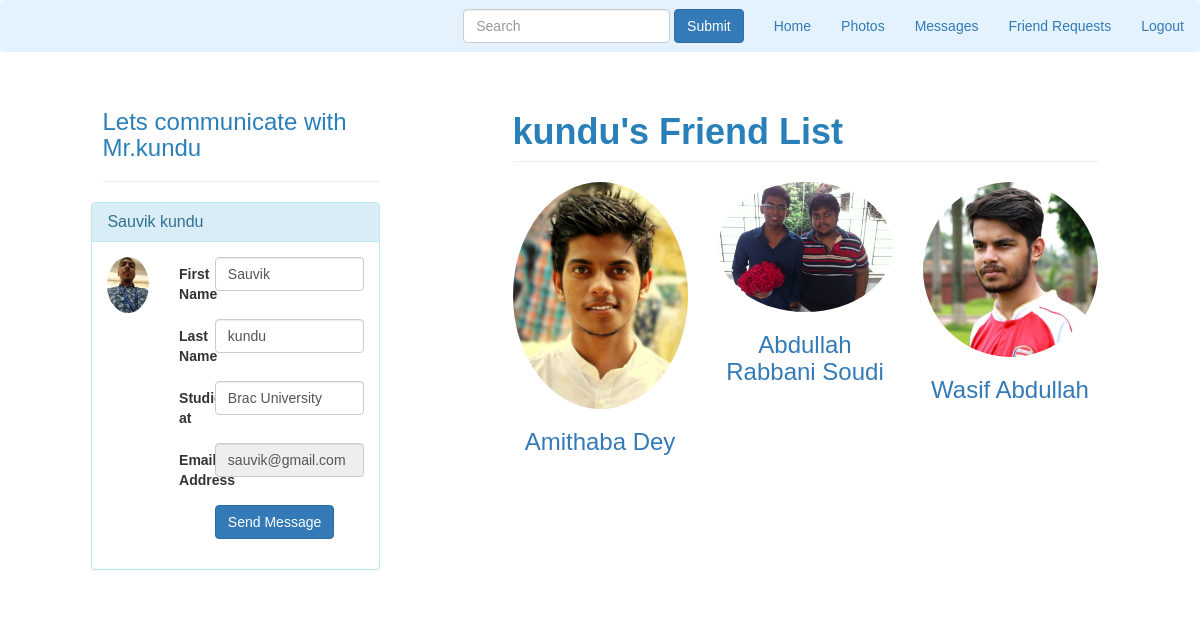
Screenshot of /user.php?search=sauvik@gmail.com (signed in) with the database file from the repository.
### tables this page shows
CREATE TABLE IF NOT EXISTS `user` (
  `id` int(11) NOT NULL,
  `fname` varchar(255) NOT NULL,
  `lname` varchar(255) NOT NULL,
  `works` varchar(255) NOT NULL,
  `studies` varchar(255) NOT NULL,
  `live` varchar(255) NOT NULL,
  `mobile` varchar(255) NOT NULL,
  `email` varchar(255) NOT NULL,
  `password` varchar(255) NOT NULL,
  `birthday` varchar(255) NOT NULL,
  `gender` varchar(255) NOT NULL,
  `about` varchar(999) NOT NULL,
  `ppname` varchar(255) NOT NULL
);

### user.php (the view, shortened to what this page needs)
<?php
   $userEmail=$_GET["search"];
   require_once 'database.php';
   $saveName="";
   $user_fName=$user_lName=$user_work=$user_study=$user_live=$user_phone=$user_birth=$user_gender=$user_about=$user_ppName=$user_gender_def="";
   if(isset($_SESSION["name"])){
      $get_User_info_querry="SELECT * FROM user WHERE email='$userEmail'";
      $result = $conn->query($get_User_info_querry);
      $row = $result->fetch_assoc();
      if(!empty($row)){
        $user_fName=$row['fname'];
        $user_lName=$row['lname'];
        $saveName=$user_lName."'s";
        $user_study=$row['studies'];
        $user_gender=$row['gender'];
        $user_ppName=$row['ppname'];
        if($user_gender=="Male"){
         $user_gender_def="Mr.";
        }
        else{
         $user_gender_def="Miss. ";
        }
      }
      else{
      }
   }
   else{
   }
   ?>
<!DOCTYPE html>
<html lang="en">
   <head>
      <link rel="stylesheet" href="css/font-awesome.min.css">
      <link rel="stylesheet" href="css/bootstrap.min.css">
      <link rel="stylesheet" href="css/style.css">
      <link rel="stylesheet" href="css/responsive.css">
      <link rel="stylesheet" href="css/profile.css">
      <link href="css/round-about.css" rel="stylesheet">
   </head>
   <body>
      <?php include "menu.php" ?>
      <div class="row">
         <div class="col-md-1"></div>
         <div class="col-md-3">
            <h3 style= "padding-top: 6%; color: #2980B9"><?php echo "Lets communicate with ".$user_gender_def.$user_lName; ?></h3>
            <hr>
            <div class="panel panel-info" style="margin-left: -4%">
               <div class="panel-heading">
                  <h3 class="panel-title"><?php echo $user_fName." ".$user_lName; ?></h3>
               </div>
               <div class="panel-body">
                  <div class="row">
                     <div class="col-md-3 col-lg-3 " align="center">
                        <img alt="User Pic" src="<?php echo 'upload/'.$user_ppName; ?>" class="img-circle img-responsive">
                     </div>
                     <div class=" col-md-9 col-lg-9 ">
                        <form class="form-horizontal" method="POST" action="user.php" enctype="multipart/form-data">
                           <div class="form-group">
                              <label for="inputName" class="col-sm-2 control-label">First Name</label>
                              <div class="col-sm-10">
                                 <input type="Name" class="form-control" id="inputName"  placeholder="Name"
                                    value='<?php echo $user_fName; ?>' name="user_fname">
                              </div>
                           </div>
                           <div class="form-group">
                              <label for="inputName" class="col-sm-2 control-label">Last Name</label>
                              <div class="col-sm-10">
                                 <input type="Name" class="form-control" id="inputName"  placeholder="Name"
                                    value='<?php echo $user_lName; ?>' name="user_lname">
                              </div>
                           </div>
                           <div class="form-group">
                              <label for="inputName" class="col-sm-2 control-label">Studies at</label>
                              <div class="col-sm-10">
                                 <input type="Name" class="form-control" id="inputName"  placeholder="Name"
                                    value='<?php echo $user_study; ?>' name="user_study">
                              </div>
                           </div>
                           <div class="form-group">
                              <label for="inputName" class="col-sm-2 control-label">Email Address</label>
                              <div class="col-sm-10">
                                 <input type="Name" class="form-control" id="inputName" name="getMailToReload" required placeholder="Name"
                                    value=<?php echo  $userEmail; ?> readonly>
                              </div>
                           </div>
                           <div class="form-group">
                              <div class="col-sm-offset-2 col-sm-10">
                                 <?php
                                  $f_source=$_SESSION["name"];
                                  $f_destination=$userEmail;
                                  $queryFriendRequest="SELECT * FROM friend WHERE f_source='$f_source'
                                   AND f_destination='$f_destination'";
                                   $result = $conn->query($queryFriendRequest);
                                   $row = $result->fetch_assoc();
                                   $queryFriendRequest2="SELECT * FROM friend WHERE f_source='$f_destination'
                                   AND f_destination='$f_source'";
                                   $result2 = $conn->query($queryFriendRequest2);
                                   $row2= $result2->fetch_assoc();
                                   if(!empty($row) || !empty($row2)){
                                      $f_result=$row["status"]."";
                                      $f_result2=$row2["status"]."";
                                      if($f_result=="request"){
                                        include "cancelFriendRequestButton.php";
                                     }
                                     elseif ($f_result2=="") {
                                     }
                                    elseif($f_result=="friend"){
                                       echo '<button type="button" class="btn btn-primary">Send Message</button>';
                                     }
                                     elseif ($f_result2=="") {
                                     }
                                   }
                                   else{
                                    include "friendRequestButton.php";
                                   }
                                  ?>
                              </div>
                           </div>
                        </form>
                     </div>
                  </div>
               </div>
            </div>
         </div>
         <div class="col-md-1">
         </div>
         <div class="col-md-6">
            <div class="row">
               <div class="col-lg-12">
                  <h2 class="page-header" style="color: #2980B9"><?php echo $saveName." Friend List"; ?></h2>
               </div>
               <?php
                  $queryGetFriend="SELECT * FROM friend where f_source='$userEmail'";
                  $result = $conn->query($queryGetFriend);
                  while($row = $result->fetch_assoc()) {
                     $f_destination=$row["f_destination"];
                     $queryRequestInfo="SELECT * FROM user WHERE
                      email='$f_destination'";
                     $result2 = $conn->query($queryRequestInfo);
                     while($row2 = $result2->fetch_assoc()){
                         $name=$row2["fname"]." ".$row2["lname"];
                         $ppname=$row2["ppname"];
                ?>
               <div class="col-lg-4 col-sm-6 text-center">
                  <img class="img-circle img-responsive img-center" src=<?php echo "upload/".$ppname; ?> alt="profile pic">
                  <a href=<?php echo "user.php?search=".$f_destination; ?>> <h3><?php echo $name; ?>
                  </h3></a>
               </div>
              <?php
                  }
                   }
               ?>
            </div>
         </div>
   </body>
</html>

### menu.php (shortened to what this page needs)
<nav class="navbar navbar-light" style="background-color: #e3f2fd;">
         <ul class="nav navbar-nav" style="float: right;">
          <form class="navbar-form navbar-left" method="POST" action="menu.php">
            <div class="form-group">
              <input type="text" class="form-control" required placeholder="Search" name="searchMail">
            </div>
            <button type="submit" class="btn btn-primary" name="search">Submit</button>
        </form>
            <li class="nav-item active">
               <a class="nav-link" href="profile.php">Home <span class="sr-only">(current)</span></a>
            </li>
            <li class="nav-item active">
               <a class="nav-link" href="photos.php">Photos <span class="sr-only">(current)</span></a>
            </li>
            <li class="nav-item">
               <a class="nav-link" href="messsages.php">Messages</a>
            </li>
            <li class="nav-item">
               <a class="nav-link" href="friends.php">Friend Requests</a>
            </li>
            <li class="nav-item">
               <a class="nav-link" href="logOut.php">Logout</a>
            </li>
         </ul>
      </nav>

### css/style.css (style rules this page uses)
body { margin: 0; padding: 0; font-family: 'Source Sans Pro', sans-serif; box-sizing: border-box; }
li { list-style: none; }
a:hover, a:visited, a { text-decoration: none; }
h2 { font-size: 36px; color: #1a1a1a; font-weight: 600; margin-bottom: 25px; margin-top: 0; }
ul.nav { margin: 0; padding: 0; }

### css/profile.css (style rules this page uses)
.panel { // border: 1px solid orange; }
.col-md-6 { // border: 1px solid blue; }

### css/round-about.css (style rules this page uses)
.img-center { margin: 0 auto; }

### rows the page displays
user: gender "Mr.", lname "kundu", fname "Sauvik", ppname (picture), user_fname "Sauvik", user_lname "kundu", user_study "Brac University", lname "kundu's"
user: ppname (picture), name "Amithaba Dey"
user: ppname (picture), name "Abdullah Rabbani Soudi"
user: ppname (picture), name "Wasif Abdullah"
